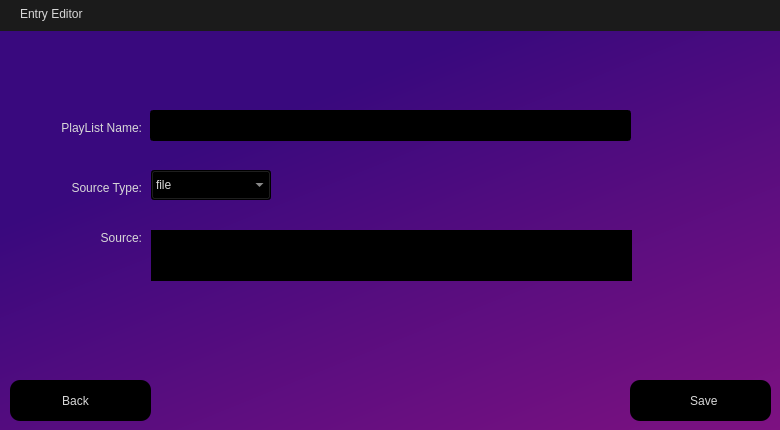
<?xml version="1.0" encoding="UTF-8"?>
<ui version="4.0">
 <class>EntryEditor</class>
 <widget class="QWidget" name="EntryEditor">
  <property name="geometry">
   <rect>
    <x>0</x>
    <y>0</y>
    <width>780</width>
    <height>430</height>
   </rect>
  </property>
  <property name="windowTitle">
   <string>Form</string>
  </property>
  <property name="styleSheet">
   <string notr="true">/*background-color: rgb(42, 42, 42);*/

QLabel
{
	color: rgb(216, 216, 216);
}

QPushButton 
{	
	color: rgb(216, 216, 216);
	background-color: rgb(0, 0, 0);
	border-radius: 10px;
}

QPushButton:hover 
{
	background-color: rgb(35, 11, 63);
}

QPushButton:disabled
{
	color: rgb(73, 73, 73);
}

QPushButton:pressed 
{
	background-color: rgb(82, 26, 149);
}

QTableWidget
{
	background-color: rgb(0, 0, 0);
}

QTableWidget::item::selected
{
	background-color: rgb(0, 58, 201);
}

QHeaderView::section
{
	background-color: rgb(20, 6, 36);
}

QHeaderView
{
	background-color: rgb(30, 30, 30);
}

QLineEdit
{
	color: rgb(216, 216, 216);
	background-color: rgb(0, 0, 0);
	padding-left:10px;
}

QTextEdit
{
	color: rgb(216, 216, 216);
	background-color: rgb(0, 0, 0);
	padding-left:25px;
}

QComboBox
{
	color: rgb(216, 216, 216);
	background-color: rgb(0, 0, 0);
}

QComboBox QAbstractItemView {
 	border: 1px solid grey;
 	/*background: black;*/
	selection-color: rgb(216, 216, 216);
  	background-color: rgb(30, 30, 30);
}
</string>
  </property>
  <widget class="QWidget" name="Titlebar_widget" native="true">
   <property name="geometry">
    <rect>
     <x>0</x>
     <y>0</y>
     <width>781</width>
     <height>31</height>
    </rect>
   </property>
   <property name="styleSheet">
    <string notr="true">background-color: rgb(27, 27, 27);</string>
   </property>
   <widget class="QLabel" name="Titlebar_label">
    <property name="geometry">
     <rect>
      <x>20</x>
      <y>0</y>
      <width>251</width>
      <height>21</height>
     </rect>
    </property>
    <property name="text">
     <string>Entry Editor</string>
    </property>
    <property name="alignment">
     <set>Qt::AlignmentFlag::AlignBottom|Qt::AlignmentFlag::AlignLeading|Qt::AlignmentFlag::AlignLeft</set>
    </property>
   </widget>
  </widget>
  <widget class="QPushButton" name="Back_button">
   <property name="geometry">
    <rect>
     <x>10</x>
     <y>380</y>
     <width>141</width>
     <height>41</height>
    </rect>
   </property>
   <property name="text">
    <string>  Back     </string>
   </property>
   <property name="icon">
    <iconset resource="resources.qrc">
     <normaloff>:/icons/icons/white-left-arrow.png</normaloff>:/icons/icons/white-left-arrow.png</iconset>
   </property>
   <property name="iconSize">
    <size>
     <width>15</width>
     <height>15</height>
    </size>
   </property>
  </widget>
  <widget class="QLineEdit" name="Name_textedit">
   <property name="geometry">
    <rect>
     <x>150</x>
     <y>110</y>
     <width>481</width>
     <height>31</height>
    </rect>
   </property>
   <property name="text">
    <string/>
   </property>
  </widget>
  <widget class="QLabel" name="EntryName_label">
   <property name="geometry">
    <rect>
     <x>11</x>
     <y>120</y>
     <width>131</width>
     <height>16</height>
    </rect>
   </property>
   <property name="text">
    <string>PlayList Name:</string>
   </property>
   <property name="alignment">
    <set>Qt::AlignmentFlag::AlignRight|Qt::AlignmentFlag::AlignTrailing|Qt::AlignmentFlag::AlignVCenter</set>
   </property>
  </widget>
  <widget class="QPushButton" name="Save_button">
   <property name="geometry">
    <rect>
     <x>630</x>
     <y>380</y>
     <width>141</width>
     <height>41</height>
    </rect>
   </property>
   <property name="text">
    <string>  Save</string>
   </property>
   <property name="icon">
    <iconset resource="resources.qrc">
     <normaloff>:/icons/icons/white-diskette.png</normaloff>:/icons/icons/white-diskette.png</iconset>
   </property>
   <property name="iconSize">
    <size>
     <width>20</width>
     <height>20</height>
    </size>
   </property>
  </widget>
  <widget class="QPushButton" name="OpenFiles_button">
   <property name="geometry">
    <rect>
     <x>151</x>
     <y>240</y>
     <width>31</width>
     <height>21</height>
    </rect>
   </property>
   <property name="styleSheet">
    <string notr="true">border-radius: 0px;
background-color: rgba(0, 0, 0, 0);
</string>
   </property>
   <property name="text">
    <string/>
   </property>
   <property name="icon">
    <iconset resource="resources.qrc">
     <normaloff>:/icons/icons/white-folder.png</normaloff>:/icons/icons/white-folder.png</iconset>
   </property>
   <property name="iconSize">
    <size>
     <width>20</width>
     <height>20</height>
    </size>
   </property>
  </widget>
  <widget class="QLabel" name="Source_label">
   <property name="geometry">
    <rect>
     <x>11</x>
     <y>230</y>
     <width>131</width>
     <height>16</height>
    </rect>
   </property>
   <property name="text">
    <string>Source:</string>
   </property>
   <property name="alignment">
    <set>Qt::AlignmentFlag::AlignRight|Qt::AlignmentFlag::AlignTrailing|Qt::AlignmentFlag::AlignVCenter</set>
   </property>
  </widget>
  <widget class="QTextEdit" name="Source_textedit">
   <property name="geometry">
    <rect>
     <x>151</x>
     <y>230</y>
     <width>481</width>
     <height>51</height>
    </rect>
   </property>
   <property name="frameShadow">
    <enum>QFrame::Shadow::Plain</enum>
   </property>
  </widget>
  <widget class="QComboBox" name="SourceType_combobox">
   <property name="geometry">
    <rect>
     <x>151</x>
     <y>170</y>
     <width>120</width>
     <height>30</height>
    </rect>
   </property>
   <item>
    <property name="text">
     <string>file</string>
    </property>
   </item>
   <item>
    <property name="text">
     <string>url</string>
    </property>
   </item>
  </widget>
  <widget class="QLabel" name="SourceType_label">
   <property name="geometry">
    <rect>
     <x>11</x>
     <y>180</y>
     <width>131</width>
     <height>16</height>
    </rect>
   </property>
   <property name="text">
    <string>Source Type:</string>
   </property>
   <property name="alignment">
    <set>Qt::AlignmentFlag::AlignRight|Qt::AlignmentFlag::AlignTrailing|Qt::AlignmentFlag::AlignVCenter</set>
   </property>
  </widget>
  <widget class="QWidget" name="background_widget" native="true">
   <property name="geometry">
    <rect>
     <x>0</x>
     <y>30</y>
     <width>801</width>
     <height>421</height>
    </rect>
   </property>
   <property name="styleSheet">
    <string notr="true">background-color: qlineargradient(spread:pad, x1:0.369, y1:0.182, x2:1, y2:1, stop:0 rgba(57, 9, 126, 255), stop:1 rgba(129, 18, 129, 255));</string>
   </property>
  </widget>
  <zorder>background_widget</zorder>
  <zorder>Titlebar_widget</zorder>
  <zorder>Back_button</zorder>
  <zorder>Name_textedit</zorder>
  <zorder>EntryName_label</zorder>
  <zorder>Save_button</zorder>
  <zorder>Source_label</zorder>
  <zorder>SourceType_combobox</zorder>
  <zorder>SourceType_label</zorder>
  <zorder>Source_textedit</zorder>
  <zorder>OpenFiles_button</zorder>
 </widget>
 <resources>
  <include location="resources.qrc"/>
 </resources>
 <connections/>
</ui>
